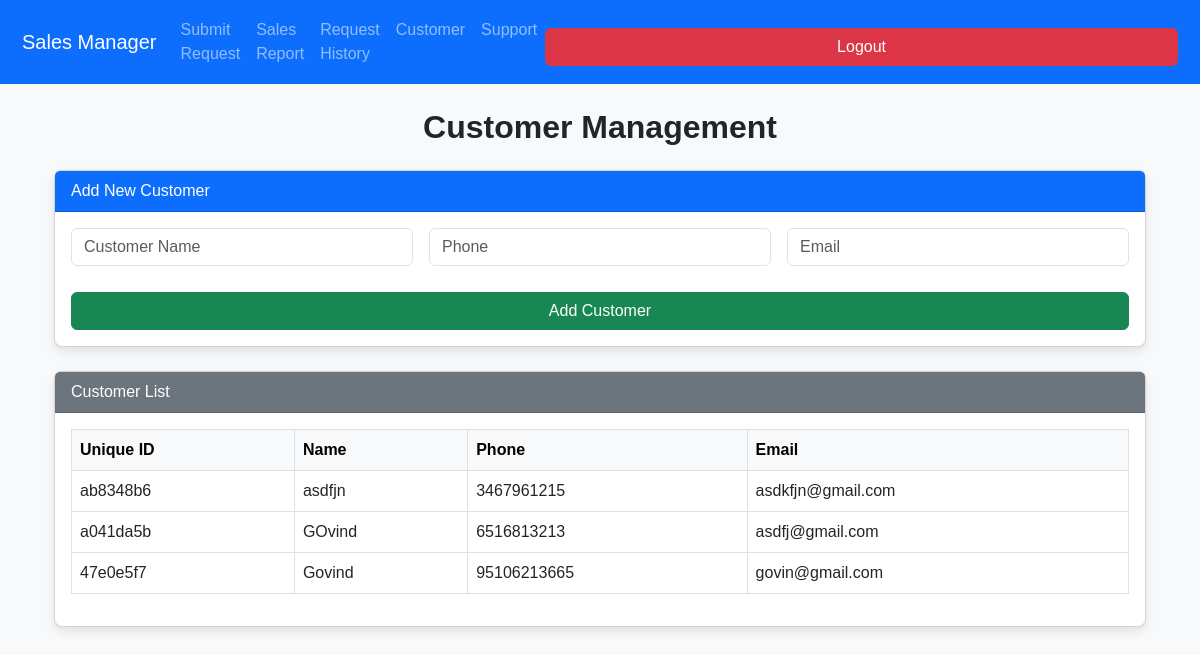
/sales/customers (signed in), run on the app's committed database.
### app/models.py (models this page shows)
class Customer(db.Model):
    id = db.Column(db.Integer, primary_key=True)
    unique_id = db.Column(db.String(50), unique=True, nullable=False)
    name = db.Column(db.String(100), nullable=False)
    phone = db.Column(db.String(20), nullable=True)
    email = db.Column(db.String(120), nullable=True)
    created_by = db.Column(db.Integer, db.ForeignKey('user.id'), nullable=False)
    creator = db.relationship('User', backref='customers')

### app/routes.py (the view, shortened to what this page needs)
@app.route('/sales/customers', methods=['GET', 'POST'])
@login_required
def sales_customers():
    customers = Customer.query.filter_by(created_by=current_user.id).order_by(Customer.id.desc()).all()
    return render_template("sales/customers.html", customers=customers)

### app/routes.py (called while the page is built)
@app.after_request
def add_no_cache_headers(response):
    response.headers["Cache-Control"] = "no-store, no-cache, must-revalidate, post-check=0, pre-check=0, max-age=0"
    response.headers["Pragma"] = "no-cache"
    response.headers["Expires"] = "-1"
    return response

### app/utils.py (called while the page is built)
@login_manager.user_loader
def load_user(user_id):
    return User.query.get(int(user_id))

### templates/sales/customers.html (shortened to what this page needs)
{% extends "sales/base.html" %}
{% block content %}
<div class="container mt-4">
    <h2 class="mb-4 fw-bold text-center">Customer Management</h2>
    <div class="card mb-4">
        <div class="card-header bg-primary text-white">Add New Customer</div>
        <div class="card-body">
            <form id="addCustomerForm" class="row g-3">
                <div class="col-md-4">
                    <input type="text" class="form-control" name="name" placeholder="Customer Name" required>
                </div>
                <div class="col-md-4">
                    <input type="text" class="form-control" name="phone" placeholder="Phone">
                </div>
                <div class="col-md-4">
                    <input type="email" class="form-control" name="email" placeholder="Email">
                </div>
                <div class="col-md-12 text-end">
                    <button type="submit" class="btn btn-success">Add Customer</button>
                </div>
            </form>
        </div>
    </div>
    <div class="card">
        <div class="card-header bg-secondary text-white">Customer List</div>
        <div class="card-body table-responsive">
            <table class="table table-bordered table-hover align-middle">
                <thead class="table-light">
                    <tr>
                        <th>Unique ID</th>
                        <th>Name</th>
                        <th>Phone</th>
                        <th>Email</th>
                    </tr>
                </thead>
                <tbody>
                    {% for c in customers %}
                    <tr>
                        <td>{{ c.unique_id }}</td>
                        <td>{{ c.name }}</td>
                        <td>{{ c.phone or '-' }}</td>
                        <td>{{ c.email or '-' }}</td>
                    </tr>
                    {% else %}
                    <tr>
                        <td colspan="4" class="text-center text-muted">No customers found.</td>
                    </tr>
                    {% endfor %}
                </tbody>
            </table>
        </div>
    </div>
</div>
{% endblock %}

### static/styles.css (style rules this page uses)
body { font-family: 'Poppins', sans-serif; background-color: #f8f9fa; }
.card { border-radius: 8px; box-shadow: 0px 4px 10px rgba(0,0,0,0.1); transition: transform 0.3s ease-in-out; }
.btn { width: 100%; margin-top: 10px; }

### data on the page
Customer: unique_id "ab8348b6", name "asdfjn", phone "3467961215", email "asdkfjn@gmail.com"
Customer: unique_id "a041da5b", name "GOvind", phone "6516813213", email "asdfj@gmail.com"
Customer: unique_id "47e0e5f7", name "Govind", phone "95106213665", email "govin@gmail.com"
